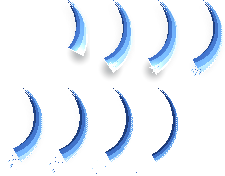
#> input picture game/assets/fx/allySlash.webp, 225 x 176 px
$ python -i import.py   (imports and definitions only)
#> lines starting #> are read from the running program, lines starting #| are printed output that depends on the picture; after the words box and inside, x2 and y2 are one past the last pixel; in counts of white or black regions, pixels touching at a corner belong together
#!/usr/bin/env python3
"""
영물 그림 가져오기: turns the large "pixel art" images an image model made
(1024-1254 px, each art pixel drawn as a block of roughly 16-20 px, sometimes on
white) into real small pixel sprites for the game.

  python3 tools/spirits/import.py <id> <image> [<id> <image> ...]
  python3 tools/spirits/import.py hero:wanggeon_front 앞.png hero:wanggeon_back 뒤.png hero:wanggeon_weapon 검.png

Ids starting with "unit:" are soldiers and generals (enemy, boss or ally id; a boss's second form is <id>_2)
and go to game/assets/units/ and game/src/data/unitSprites.js. Ids starting with "icon:" are menu/card icons (game/assets/icons/, game/src/data/iconSprites.js). Ids starting with "hero:" are hero pictures (<hero>_front, _back, _weapon) and go to
game/assets/heroes/ and game/src/data/heroSprites.js instead.

For each: the white background (if any) touching the edge is removed, the
picture is cropped, the size of one art pixel is measured from the image's
own blocks, and every block is replaced by its most common colour. Pictures
that are not pixel art (smooth drawings) are cut into a 64-pixel grid and
reduced to 48 colours instead. Writes game/assets/spirits/<id>.png and
updates game/src/data/spiritSprites.js (id → { w, h }). The four 사신 also get
<id>_big.png on a 128-cell grid for when they are bosses.
"""
import json, os, re, sys
from collections import Counter, deque
from PIL import Image

ROOT = os.path.dirname(os.path.dirname(os.path.dirname(os.path.abspath(__file__))))
OUT = os.path.join(ROOT, 'game/assets/spirits')
MANIFEST = os.path.join(ROOT, 'game/src/data/spiritSprites.js')
UNIT_OUT = os.path.join(ROOT, 'game/assets/units')
UNIT_MANIFEST = os.path.join(ROOT, 'game/src/data/unitSprites.js')
HERO_OUT = os.path.join(ROOT, 'game/assets/heroes')
HERO_MANIFEST = os.path.join(ROOT, 'game/src/data/heroSprites.js')
ICON_OUT = os.path.join(ROOT, 'game/assets/icons')
ICON_MANIFEST = os.path.join(ROOT, 'game/src/data/iconSprites.js')
# Pictures with stray leftovers (a cart that came with a floating helmet and boots): keep the main body only.
KEEP_MAIN = {'cart'}
# White subjects: never clear enclosed light-grey patches (that is their body, not a hole).
NO_HOLES = {'horse', 'pickup_rice', 'pickup_coin', 'crack', 'card_haste', 'card_caltrops'}
# Areas to blank in the source (fractions x0, y0, x1, y1): the cart's leftover boots under it.
ERASE = {'cart': [(0.2, 0.82, 0.42, 1.0), (0.55, 0.82, 0.8, 1.0)]}
# Icons whose enclosed white areas are background showing through (a padlock's shackle, a knot's loops).
ICON_HOLES = {'ui_lock', 'ui_endless'}
SASIN = {'cheongnyong', 'jujak', 'baekho', 'hyeonmu'}


def clear_white(im, holes=True):
    """Make near-white pixels connected to the border transparent."""
    w, h = im.size
    px = im.load()
    seen = set()
    # A dark fake checkerboard (dark greys) shows as a dark border: clear dark neutral greys then too.
    edge = [px[x, y] for x in range(0, w, 7) for y in (0, h - 1)] + [px[x, y] for y in range(0, h, 7) for x in (0, w - 1)]
    dark_bg = sum(1 for c in edge if max(c[:3]) < 130 and max(c[:3]) - min(c[:3]) < 14) > len(edge) * 0.5
    q = deque([(x, y) for x in range(w) for y in (0, h - 1)] + [(x, y) for y in range(h) for x in (0, w - 1)])
    while q:
        x, y = q.popleft()
        if (x, y) in seen or not (0 <= x < w and 0 <= y < h):
            continue
        seen.add((x, y))
        r, g, b, a = px[x, y]
        # White, or the light neutral grey of a fake 'transparent' checkerboard baked into the picture.
        if a < 20 or (r > 232 and g > 232 and b > 232) or (min(r, g, b) > 165 and max(r, g, b) - min(r, g, b) < 16) \
                or (dark_bg and 25 < max(r, g, b) < 130 and max(r, g, b) - min(r, g, b) < 14):
            px[x, y] = (0, 0, 0, 0)
            q.extend(((x + 1, y), (x - 1, y), (x, y + 1), (x, y - 1)))
    # A checkerboard background shows as many cleared pixels that were not pure white.
    checker = dark_bg or sum(1 for p in seen if 0 <= p[0] < w and 0 <= p[1] < h and min(px[p][:3] if px[p][3] else (255, 255, 255)) < 232) > 0
    if not holes:
        pass
    elif checker or dark_bg:
        clear_enclosed_checker(im, seen, any_shade=True, dark=dark_bg)
        # The image generator's sparkle watermark sits in the bottom-right corner.
        for y in range(int(h * 0.9), h):
            for x in range(int(w * 0.9), w):
                px[x, y] = (0, 0, 0, 0)
    elif holes:
        clear_enclosed_checker(im, seen)
    if checker or dark_bg:
        for y in range(int(h * 0.9), h):
            for x in range(int(w * 0.9), w):
                px[x, y] = (0, 0, 0, 0)
    return im


def clear_enclosed_checker(im, done, any_shade=False, dark=False):
    """
    A fake checkerboard also shows through closed gaps (inside a bow and its string). On pictures whose
    background was one, clear enclosed patches that are themselves checkerboard: both the light and
    the grey squares in good measure. (White fur or a grey beard is one shade with shading, not two.)
    """
    w, h = im.size
    px = im.load()
    neutral = (lambda c: c[3] > 20 and 25 < max(c[:3]) < 115 and max(c[:3]) - min(c[:3]) < 14) if dark else \
        (lambda c: c[3] > 20 and min(c[:3]) > 165 and max(c[:3]) - min(c[:3]) < 16)
    light = lambda c: min(c[:3]) > 222
    seen = set()
    for sy in range(0, h, 4):
        for sx in range(0, w, 4):
            if (sx, sy) in seen or (sx, sy) in done or not neutral(px[sx, sy]):
                continue
            comp, q = [], deque([(sx, sy)])
            seen.add((sx, sy))
            while q:
                x, y = q.popleft()
                comp.append((x, y))
                for nx, ny in ((x + 1, y), (x - 1, y), (x, y + 1), (x, y - 1)):
                    if 0 <= nx < w and 0 <= ny < h and (nx, ny) not in seen and neutral(px[nx, ny]):
                        seen.add((nx, ny))
                        q.append((nx, ny))
            if len(comp) < 600:
                continue
            nl = sum(1 for x, y in comp if light(px[x, y]))
            # On a checkerboard picture any big light-grey patch is a hole; otherwise it must be two-tone.
            if any_shade or 0.25 < nl / len(comp) < 0.75:
                for x, y in comp:
                    px[x, y] = (0, 0, 0, 0)


def block_size(im):
    """
    The size of one art pixel: colour changes along rows and columns fall on a
    regular grid, so try every candidate size and keep the largest one whose
    grid lines up with most of the changes (a half-size grid lines up too,
    but bigger is the real one when both fit).
    """
    w, h = im.size
    px = im.load()
    diff = lambda a, b: abs(a[3] - b[3]) > 100 or (a[3] > 128 and b[3] > 128 and sum(abs(a[i] - b[i]) for i in range(3)) > 60)
    xs, ys = [], []
    for y in range(0, h, 5):
        for x in range(1, w):
            if diff(px[x, y], px[x - 1, y]): xs.append(x)
    for x in range(0, w, 5):
        for y in range(1, h):
            if diff(px[x, y], px[x, y - 1]): ys.append(y)
    if len(xs) < 50:
        return None

    def score(pos, p):
        bins = Counter(int((v % p) / p * 8) for v in pos)
        # The changes of a real grid crowd into one or two neighbouring phase bins.
        top = bins.most_common(1)[0][0]
        return (bins[top] + bins[(top + 1) % 8] + bins[(top - 1) % 8]) / len(pos)

    cands = [10 + i * 0.1 for i in range(250)]
    scored = [(p, (score(xs, p) + score(ys, p)) / 2) for p in cands]
    best = max(v for _, v in scored)
    if best < 0.6:
        return None  # no grid: a smooth drawing
    good = [p for p, v in scored if v >= best * 0.93]
    return max(good)


def downsample(im, bs):
    w, h = im.size
    gw, gh = max(1, round(w / bs)), max(1, round(h / bs))
    sx, sy = w / gw, h / gh
    px = im.load()
    out = Image.new('RGBA', (gw, gh))
    op = out.load()
    for gy in range(gh):
        for gx in range(gw):
            # Sample the middle of the cell (edges are blurred), most common colour wins.
            c = Counter()
            for yy in range(int(gy * sy + sy * 0.25), int(gy * sy + sy * 0.75) + 1):
                for xx in range(int(gx * sx + sx * 0.25), int(gx * sx + sx * 0.75) + 1):
                    if 0 <= xx < w and 0 <= yy < h:
                        r, g, b, a = px[xx, yy]
                        c[(r >> 3 << 3, g >> 3 << 3, b >> 3 << 3, 255 if a > 140 else 0)] += 1
            op[gx, gy] = c.most_common(1)[0][0] if c else (0, 0, 0, 0)
    return out


# [11 lines left out: functions load_manifest, write_manifest, not called in this run]


def clean_edges(im):
    """Drop leftover background on the rim (light neutral greys touching transparency) and lone pixels."""
    w, h = im.size
    px = im.load()
    stray = lambda c: c[3] and min(c[:3]) > 160 and max(c[:3]) - min(c[:3]) < 20
    for _ in range(2):
        kill = []
        for y in range(h):
            for x in range(w):
                c = px[x, y]
                if not c[3]:
                    continue
                n = [px[nx, ny] for nx, ny in ((x + 1, y), (x - 1, y), (x, y + 1), (x, y - 1)) if 0 <= nx < w and 0 <= ny < h]
                open_sides = 4 - sum(1 for d in n if d[3])
                if (stray(c) and open_sides) or open_sides >= 4:
                    kill.append((x, y))
        for p in kill:
            px[p] = (0, 0, 0, 0)
    return im


# [26 lines left out: function keep_main, not called in this run]


def to_pixels(path, cells=64, colours=48, erase=None, holes=True):
#> called with path = '../../game/assets/fx/allySlash.webp', cells = 64, colours = 48, holes = True
    im = Image.open(path).convert('RGBA')
#> im is the input picture: PIL image 225x176 RGBA; mean R, G, B, A 49.2, 72.6, 104.8, 36.2
    for x0, y0, x1, y1 in erase or []:
        W, H = im.size
        im.paste((0, 0, 0, 0), (int(x0 * W), int(y0 * H), int(x1 * W), int(y1 * H)))
    im = clear_white(im, holes)
#> in clear_white, `edge = [px[x, y] for x in range(0, w, 7) for y in (0, h - 1)] + [px[x,..`: edge = 118 items, first 6: (0, 0, 0, 0), (0, 0, 0, 0), (0, 0, 0, 0), (0, 0, 0, 0), (0, 0, 0, 0), (0, 0, 0, 0)
#> in clear_white, `dark_bg = sum(1 for c in edge if max(c[:3]) < 130 and max(c[:3]) - min..`: dark_bg = True
#> after the loop in clear_white, `while q:`: seen = 35939 items
#> in clear_white, `checker = dark_bg or sum(1 for p in seen if 0 <= p[0] < w and 0 <= p[1..`: checker = True
#> after the loop in clear_enclosed_checker, `for sy in range(0, h, 4):`: seen = 0 items
    im = im.crop(im.getbbox())
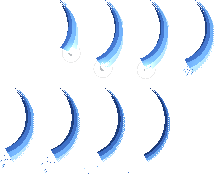
#> im: PIL image 214x174 RGBA; mean R, G, B, A 12.6, 19.3, 28, 33.2; transparent parts drawn white
    bs = block_size(im)
    smooth = bs is None or bs > 30
#> smooth = True
    # A grid finer than the set's (a model drawing tiny "pixels") is treated like a drawing too.
    if not smooth and max(im.size) / bs > cells * 1.15:
        smooth = True
    if smooth:
        bs = max(im.size) / cells
#> bs = 3.34
    small = downsample(im, bs)
#> in downsample, `out = Image.new('RGBA', (gw, gh))`: out: PIL image 64x52 RGBA; every value is 0
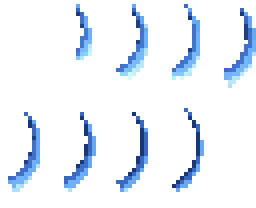
#> small: PIL image 64x52 RGBA (shown 4 times larger); mean R, G, B, A 10.5, 16.8, 25, 30.1; transparent parts drawn white
    if smooth:
        # A drawing, not pixel art: fewer colours so it sits with the rest.
        alpha = small.getchannel('A')
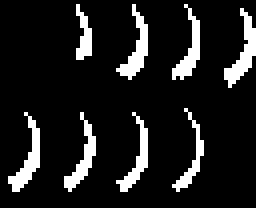
#> alpha: PIL image 64x52 L (shown 4 times larger); 11.8% white in thin lines or dots, all inside (x1, y1, x2, y2) = (2, 1, 64, 48)
        small = small.convert('RGB').quantize(colours, method=Image.Quantize.FASTOCTREE).convert('RGBA')
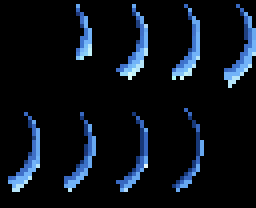
#> small: PIL image 64x52 RGBA (shown 4 times larger); mean R, G, B, A 10.5, 16.7, 25, 255
        small.putalpha(alpha)
    small = clean_edges(small)
    return im, small.crop(small.getbbox()), bs, smooth


# [51 lines left out: function main, not called in this run]


# [5 lines not run here, left out]

>>> result = to_pixels('../../game/assets/fx/allySlash.webp')

$ run again, on game/assets/fx/beam.webp
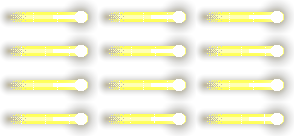
#> input picture game/assets/fx/beam.webp, 294 x 136 px
#> in to_pixels, im is the input picture: PIL image 294x136 RGBA; mean R, G, B, A 68.7, 66.9, 59.1, 68.4
#> edge = 124 items, first 6: (0, 0, 0, 0), (1, 0, 0, 0), (0, 0, 0, 0), (1, 0, 0, 0), (0, 0, 0, 0), (1, 0, 0, 0)
#> dark_bg = True
#> the loop in clear_white, `while q:` made 85532 passes
#> r on passes 1 to 3: 0, 1, 0
#> after the loop in clear_white, `while q:`: seen = 23616 items
#> checker = True
#> after the loop in clear_enclosed_checker, `for sy in range(0, h, 4):`: seen = 726 items
#> in to_pixels, `im = im.crop(im.getbbox())`:
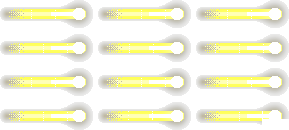
#> im: PIL image 289x130 RGBA; mean R, G, B, A 69.4, 68, 41.4, 69.4; transparent parts drawn white
#> in to_pixels, `bs = block_size(im)`: bs = 34.4
#> smooth = True
#> out: PIL image 64x29 RGBA; every value is 0
#> alpha: PIL image 64x29 L; 23.1% white in thin lines or dots, all inside (x1, y1, x2, y2) = (3, 2, 63, 27)
#> in to_pixels, `small = small.convert('RGB').quantize(colours, method=Image.Quantize.F..`:
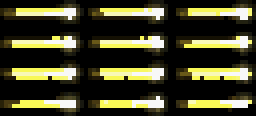
#> small: PIL image 64x29 RGBA (shown 4 times larger); mean R, G, B, A 66.7, 65.5, 40.3, 255

$ run again, on game/assets/fx/chop120.webp
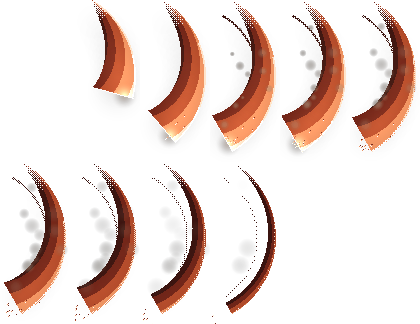
#> input picture game/assets/fx/chop120.webp, 420 x 324 px
#> in to_pixels, im is the input picture: PIL image 420x324 RGBA; mean R, G, B, A 86.6, 40.4, 27.3, 52.1
#> edge = 214 items, first 6: (0, 0, 0, 0), (1, 0, 0, 0), (0, 0, 0, 0), (1, 0, 0, 0), (0, 0, 0, 0), (1, 0, 0, 0)
#> dark_bg = False
#> the loop in clear_white, `while q:` made 426208 passes
#> r on passes 1 to 3: 0, 1, 0
#> after the loop in clear_white, `while q:`: seen = 109932 items
#> checker = True
#> after the loop in clear_enclosed_checker, `for sy in range(0, h, 4):`: seen = 9 items
#> in to_pixels, `im = im.crop(im.getbbox())`:
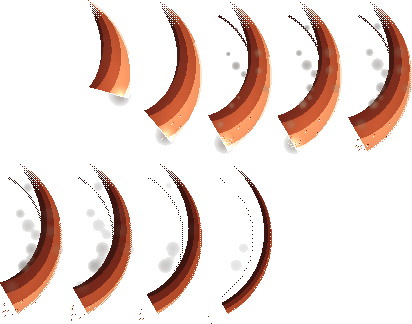
#> im: PIL image 412x324 RGBA; mean R, G, B, A 32.6, 16.5, 11.1, 51.3; transparent parts drawn white
#> smooth = True
#> out: PIL image 64x50 RGBA; every value is 0
#> alpha: PIL image 64x50 L; 18.8% white; 9 white regions, largest, box (x1, y1, x2, y2) and area: (43, 2, 53, 23) 86, (54, 2, 64, 23) 84, (33, 3, 42, 22) 82
#> in to_pixels, `small = small.convert('RGB').quantize(colours, method=Image.Quantize.F..`:
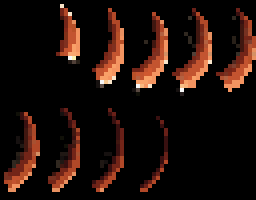
#> small: PIL image 64x50 RGBA (shown 4 times larger); mean R, G, B, A 30.1, 14.4, 9.4, 255
